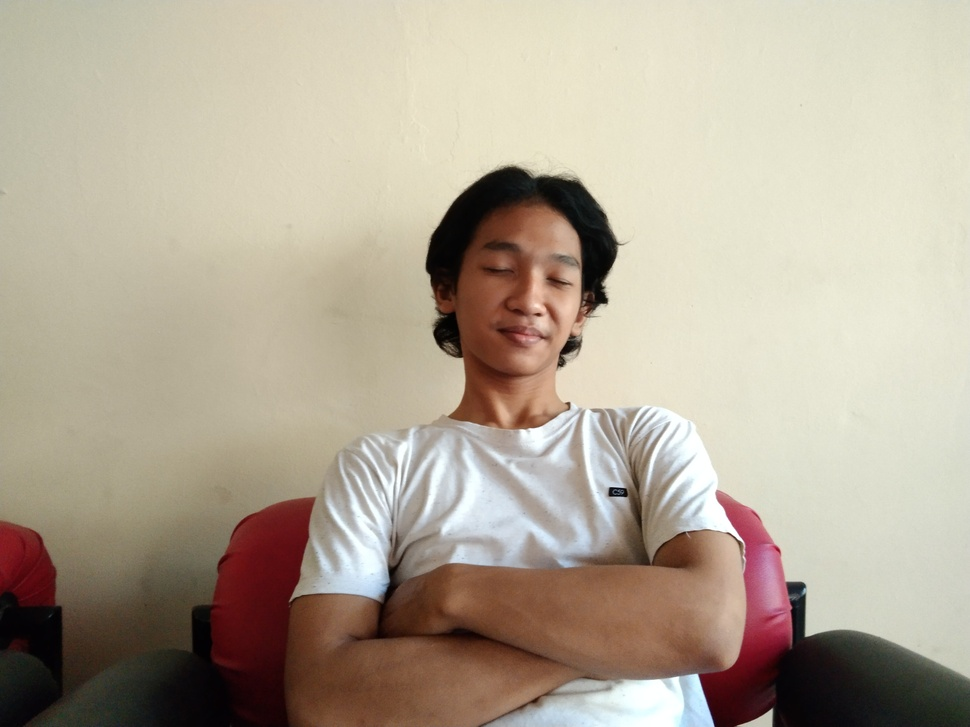
#> input picture gambar saya.jpg, 970 x 727 px, shrunk from 4160 x 3120 before the run
$ python '3. Inversi, Transformasi Logaritmik, Transformasi Powerlaw.py'
#> lines starting #> are read from the running program, lines starting #| are printed output that depends on the picture

import numpy as np #Mengimport library numpy kemudian di inisialisasi dengan np
import cv2 #Memasukan atau mengimport library dari cv2
import matplotlib.pyplot as plt #Mengimport pyplot dari matplotlib kemudian di inisialisasi dengan plt

img = cv2.imread('gambar saya.jpg')#Membaca gambar format JPEG dengan kode plt dan disimpan dalam variabel img
#> img is the input picture: shape (727, 970, 3); mean B, G, R 150.4, 167.7, 179


#Mendapatkan/define resolusi dan tipe gambar
img_height = img.shape[0]#Tinggi gambar disimpan pada variabel img.shape 0
#> img_height = 727
img_width = img.shape[1]#Panjang gambar disimpan pada variabel img.shape 1
#> img_width = 970
img_channel = img.shape[2]# Warna Channel gambar disimpan pada variabel img.shape 2
#> img_channel = 3

#Membuat variabel img_inversi
img_inversi = np.zeros(img.shape, dtype=np.uint8)

#Membuat fungsi untuk inversi grayscale
def inversi_grayscale(nilai):
#> called with nilai = 255
    for y in range(0, img_height):
        for x in range(0, img_width):
            red = img[y][x][0]
            green = img[y][x][1]
            blue = img[y][x][2]
            gray = (int(red) + int(green) + int(blue)) / 3
            gray = nilai - gray
            img_inversi[y][x] = (gray, gray, gray)
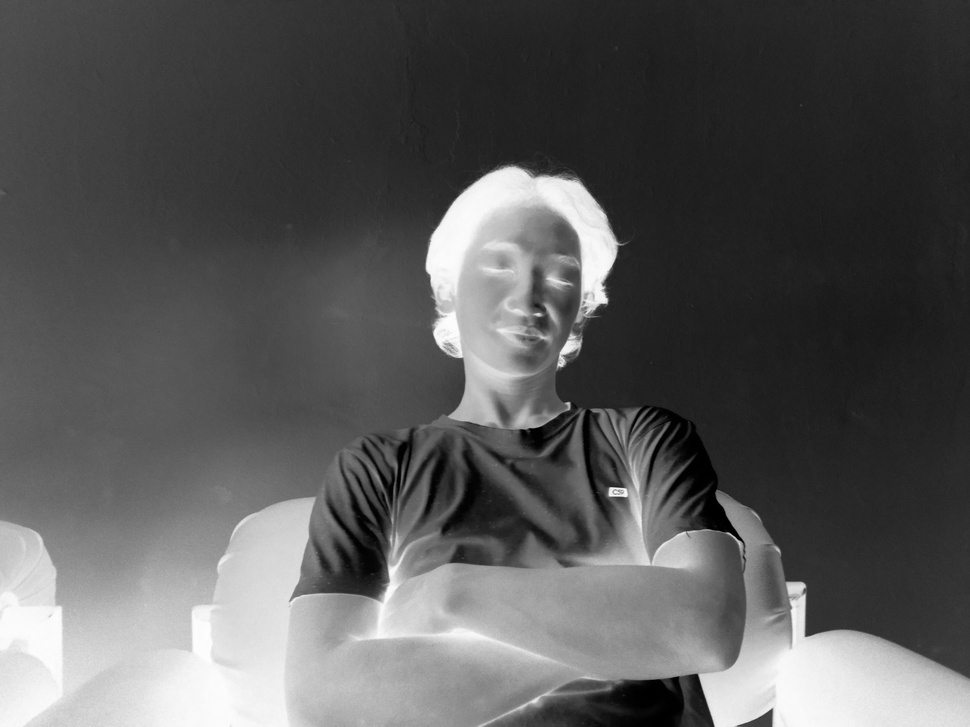
#> img_inversi: shape (727, 970, 3); min 0, max 254, mean 89

#Membuat fungsi untuk inversi rgb
def inversi_rgb(nilai):
#> called with nilai = 255
    for y in range(0, img_height):
        for x in range(0, img_width):
            red = img[y][x][0]
            red = nilai - red
            green = img[y][x][1]
            green = nilai - green
            blue = img[y][x][2]
            blue = nilai - blue
            img_inversi[y][x] = (red, green, blue)
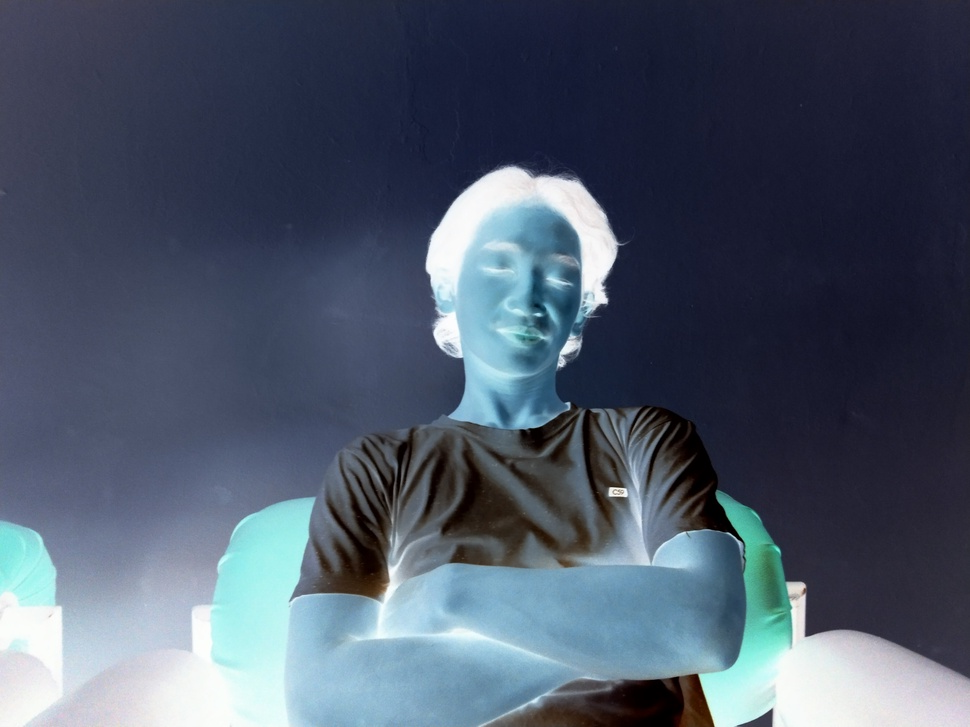
#> img_inversi: shape (727, 970, 3); mean B, G, R 104.6, 87.3, 76

#Menampilkan hasil inversi
inversi_grayscale(255)
plt.imshow(img_inversi)
plt.title("Inversi Grayscale")
plt.show()

inversi_rgb(255)
plt.imshow(img_inversi)
plt.title("Inversi RGB")
plt.show()

#Membuat variabel img_log untuk menampung hasil
img_log = np.zeros(img.shape, dtype=np.uint8)

#Mendefinisikan fungsi untuk log
def log(c):
#> called with c = 30
    for y in range(0, img_height):
        for x in range(0, img_width):
            red = img[y][x][0]
            green = img[y][x][1]
            blue = img[y][x][2]
            gray = (int(red) + int(green) + int(blue)) / 3
            gray = int(c * np.log(gray + 1))
            if gray > 255:
                gray = 255
            if gray < 0:
                gray = 0
            img_log[y][x] = (gray, gray, gray)
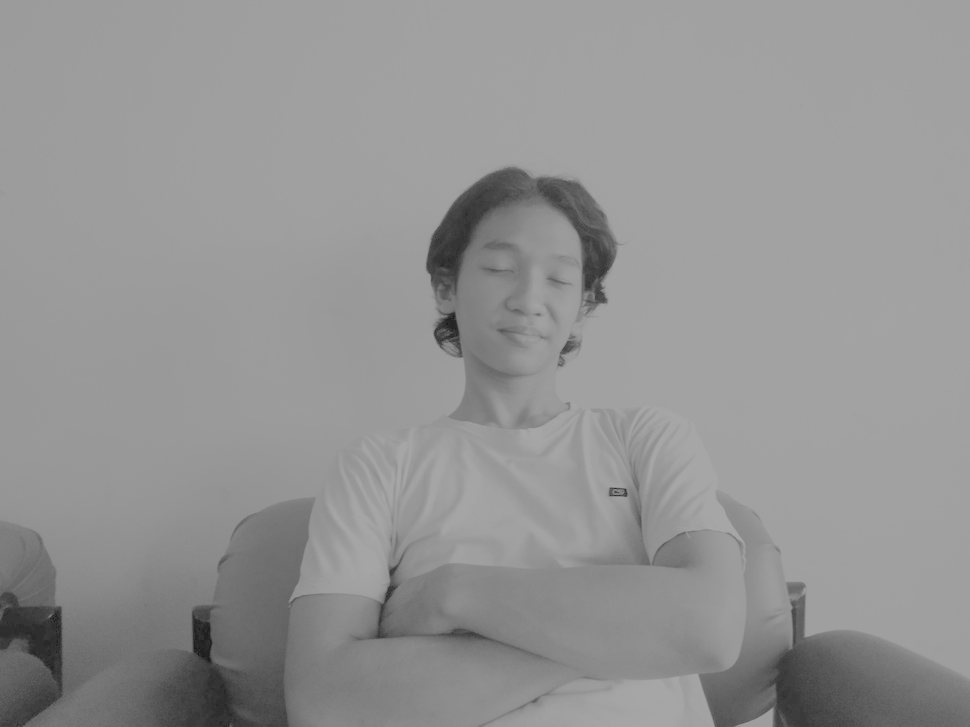
#> img_log: shape (727, 970, 3); min 20, max 166, mean 147.8

#Menampilkan hasil log
log(30)
plt.imshow(img_log)
plt.title("Log")
plt.show()

#Membuat variabel img_inlog untuk menampung hasil
img_inlog = np.zeros(img.shape, dtype=np.uint8)

#Mendefinisikan fungsi untuk inversi log
def inlog(c):
#> called with c = 30
    for y in range(0, img_height):
        for x in range(0, img_width):
            red = img[y][x][0]
            green = img[y][x][1]
            blue = img[y][x][2]
            gray = (int(red) + int(green) + int(blue)) / 3
            gray = int(c * np.log(255 - gray + 1))
            if gray > 255:
                gray = 255
            if gray < 0:
                gray = 0
            img_inlog[y][x] = (gray, gray, gray)
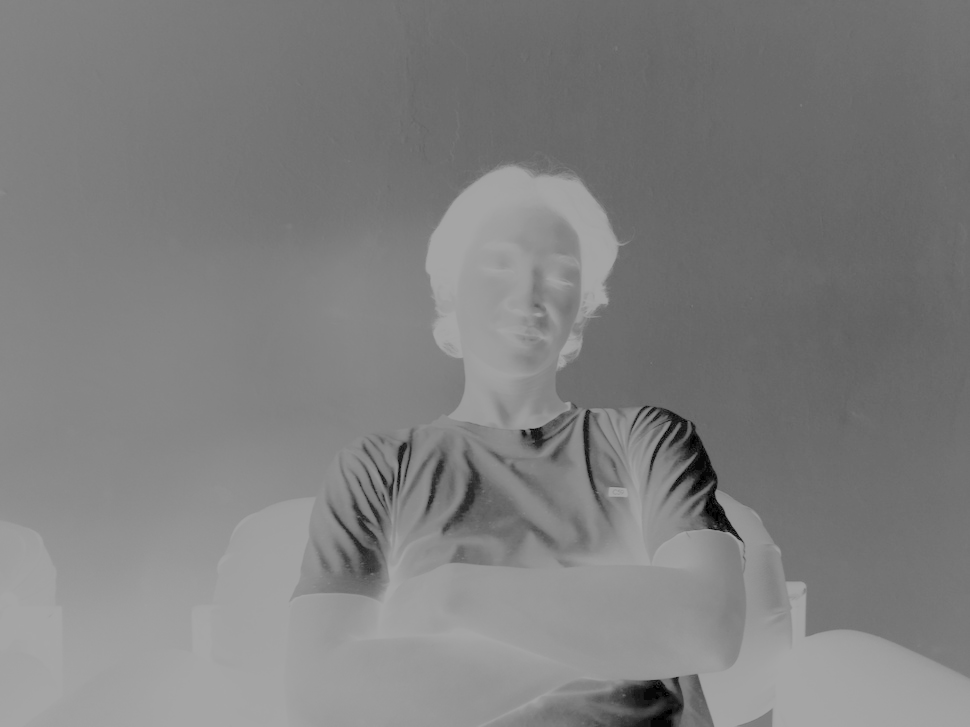
#> img_inlog: shape (727, 970, 3); min 0, max 166, mean 126.8

#Menampilkan hasil inversi log
inlog(30)
plt.imshow(img_inlog)
plt.title("Inversi & Log")
plt.show()

#Membuat variabel img_nthpower untuk menampung hasil
img_nthpower = np.zeros(img.shape, dtype=np.uint8)

#Mendefinisikan fungsi untuk nth power
def nthpower(c, y):
#> called with c = 50, y = 100
    thc = c / 100
    thy = y / 100
    for y in range(0, img_height):
        for x in range(0, img_width):
            red = img[y][x][0]
            green = img[y][x][1]
            blue = img[y][x][2]
            gray = (int(red) + int(green) + int(blue)) / 3
            gray = int(thc * pow(gray, thy))
            if gray > 255:
                gray = 255
            if gray < 0:
                gray = 0
            img_nthpower[y][x] = (gray, gray, gray)
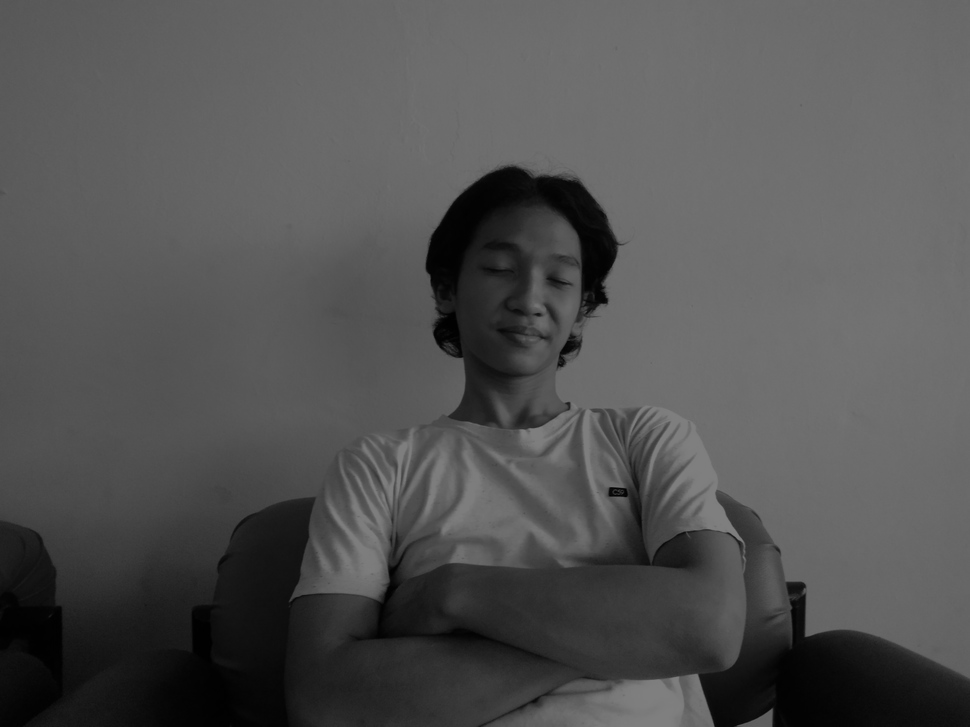
#> img_nthpower: shape (727, 970, 3); min 0, max 127, mean 82.4

#Menampilkan hasil
nthpower(50, 100)
plt.imshow(img_nthpower)
plt.title("Nth Power")
plt.show()

#Membuat variabel img_nthrootpower
img_nthrootpower = np.zeros(img.shape, dtype=np.uint8)

#Membuat fungsi untuk nth root power
def nthrootpower(c, y):
#> called with c = 50, y = 100
    thc = c / 100
    thy = y / 100
    for y in range(0, img_height):
        for x in range(0, img_width):
            red = img[y][x][0]
            green = img[y][x][1]
            blue = img[y][x][2]
            gray = (int(red) + int(green) + int(blue)) / 3
            gray = int(thc * pow(gray, 1./thy))
            if gray > 255:
                gray = 255
            if gray < 0:
                gray = 0
            img_nthpower[y][x] = (gray, gray, gray)

#Menampilkan hasil
nthrootpower(50, 100)
plt.imshow(img_nthrootpower)
plt.title("Nth Root Power")
plt.show()
